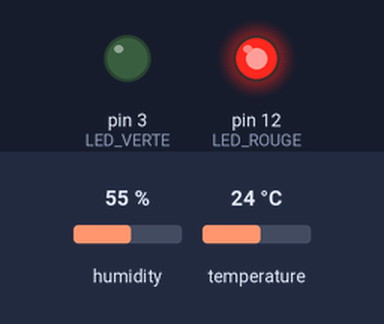
Simulated run of this sketch. Board: Arduino Uno, built with avr-gcc and run on an emulated ATmega328P. On the bench: output pins drawn as LEDs (lit = HIGH). The test bench sets the inputs (shaded band); at power-on: temperature 24 °C, humidity 55 %.

Above: at 4.8 s.
4.9 s: temperature set to 20.5 °C
7.9 s: temperature set to 19.3 °C
At 9.3 s:
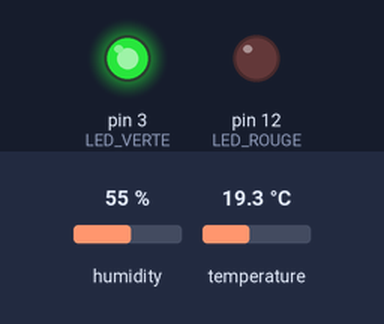
10.9 s: temperature set to 28 °C
At 12.7 s:
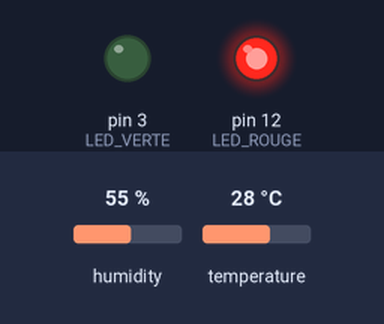
13.9 s: temperature set to 12 °C
At 14.4 s:
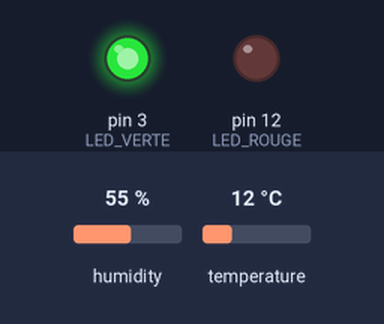
Timing chart, 0 to 16.9 s (numbered marks = the images above; inputs shaded):
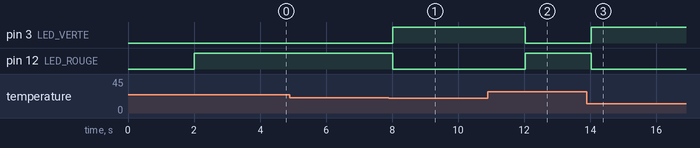

Measured:
- the behaviour switches between 20 and 19.9 °C on temperature (found by bisection; images 0 and 1)
- after the input at 4.9 s, every drawn part: stays the same
- after the input at 7.9 s, pin 3 (LED_VERTE): LOW → HIGH after 0.12 s; pin 12 (LED_ROUGE): HIGH → LOW after 0.12 s
- after the input at 10.9 s, pin 3 (LED_VERTE): HIGH → LOW after 1.1 s; pin 12 (LED_ROUGE): LOW → HIGH after 1.1 s
- after the input at 13.9 s, pin 3 (LED_VERTE): LOW → HIGH after 0.14 s; pin 12 (LED_ROUGE): HIGH → LOW after 0.14 s

The sketch:

capteur_dht22.ino
```cpp
 #include <DHT.h>

#define PIN_DHT     A0
#define TYPE_DHT    DHT22
#define LED_VERTE   3
#define LED_ROUGE   12
#define SEUIL       20.0

DHT dht(PIN_DHT, TYPE_DHT);

void setup()
{
  Serial.begin(9600);
  pinMode(LED_VERTE, OUTPUT);
  pinMode(LED_ROUGE, OUTPUT);
  dht.begin();
}


void loop()
{
  delay(2000);
  float temperature = dht.readTemperature();
  if (temperature < SEUIL) {
    digitalWrite(LED_VERTE, HIGH);
    digitalWrite(LED_ROUGE, LOW);
  } else {
    digitalWrite(LED_VERTE, LOW);
    digitalWrite(LED_ROUGE, HIGH);
  }
}
```
